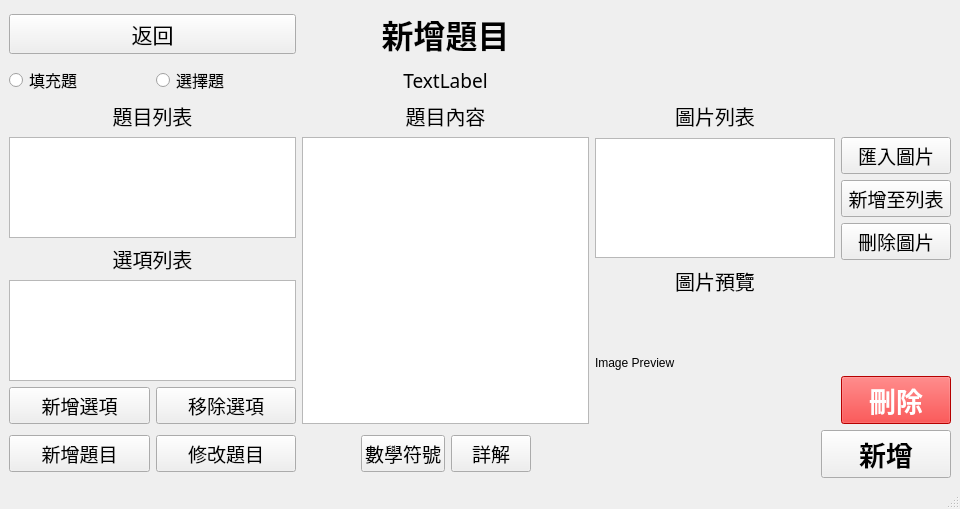
<?xml version="1.0" encoding="UTF-8"?>
<ui version="4.0">
 <class>MainWindow</class>
 <widget class="QMainWindow" name="MainWindow">
  <property name="geometry">
   <rect>
    <x>0</x>
    <y>0</y>
    <width>960</width>
    <height>509</height>
   </rect>
  </property>
  <property name="windowTitle">
   <string>MainWindow</string>
  </property>
  <widget class="QWidget" name="centralwidget">
   <layout class="QHBoxLayout" name="horizontalLayout">
    <item>
     <layout class="QGridLayout" name="gridLayout">
      <property name="sizeConstraint">
       <enum>QLayout::SetDefaultConstraint</enum>
      </property>
      <item row="3" column="0">
       <layout class="QHBoxLayout" name="horizontalLayout_3">
        <item>
         <widget class="QRadioButton" name="radioButton_FillingQuestion">
          <property name="font">
           <font>
            <family>微軟正黑體</family>
            <pointsize>12</pointsize>
           </font>
          </property>
          <property name="text">
           <string>填充題</string>
          </property>
         </widget>
        </item>
        <item>
         <widget class="QRadioButton" name="radioButton_SelectQuestion">
          <property name="font">
           <font>
            <family>微軟正黑體</family>
            <pointsize>12</pointsize>
           </font>
          </property>
          <property name="text">
           <string>選擇題</string>
          </property>
         </widget>
        </item>
       </layout>
      </item>
      <item row="1" column="0">
       <widget class="QPushButton" name="button_return">
        <property name="minimumSize">
         <size>
          <width>0</width>
          <height>30</height>
         </size>
        </property>
        <property name="font">
         <font>
          <family>微軟正黑體 Light</family>
          <pointsize>16</pointsize>
         </font>
        </property>
        <property name="text">
         <string>返回</string>
        </property>
       </widget>
      </item>
      <item row="3" column="1">
       <widget class="QLabel" name="label_question_level">
        <property name="font">
         <font>
          <family>微軟正黑體</family>
          <pointsize>14</pointsize>
         </font>
        </property>
        <property name="text">
         <string>TextLabel</string>
        </property>
        <property name="alignment">
         <set>Qt::AlignCenter</set>
        </property>
       </widget>
      </item>
      <item row="7" column="0">
       <layout class="QVBoxLayout" name="verticalLayout_4">
        <item>
         <widget class="QLabel" name="label_question_list">
          <property name="font">
           <font>
            <family>微軟正黑體</family>
            <pointsize>15</pointsize>
            <weight>50</weight>
            <bold>false</bold>
           </font>
          </property>
          <property name="text">
           <string>題目列表</string>
          </property>
          <property name="alignment">
           <set>Qt::AlignCenter</set>
          </property>
         </widget>
        </item>
        <item>
         <widget class="QListWidget" name="list_weight_question"/>
        </item>
        <item>
         <widget class="QLabel" name="label">
          <property name="font">
           <font>
            <family>微軟正黑體</family>
            <pointsize>15</pointsize>
           </font>
          </property>
          <property name="text">
           <string>選項列表</string>
          </property>
          <property name="alignment">
           <set>Qt::AlignCenter</set>
          </property>
         </widget>
        </item>
        <item>
         <widget class="QListWidget" name="list_widget_option"/>
        </item>
        <item>
         <layout class="QHBoxLayout" name="horizontalLayout_5">
          <item>
           <widget class="QPushButton" name="button_add_option">
            <property name="font">
             <font>
              <family>微軟正黑體</family>
              <pointsize>14</pointsize>
             </font>
            </property>
            <property name="text">
             <string>新增選項</string>
            </property>
           </widget>
          </item>
          <item>
           <widget class="QPushButton" name="button_remove_option">
            <property name="font">
             <font>
              <family>微軟正黑體</family>
              <pointsize>14</pointsize>
              <kerning>true</kerning>
             </font>
            </property>
            <property name="text">
             <string>移除選項</string>
            </property>
           </widget>
          </item>
         </layout>
        </item>
       </layout>
      </item>
      <item row="8" column="1">
       <layout class="QHBoxLayout" name="horizontalLayout_4">
        <item>
         <spacer name="horizontalSpacer">
          <property name="orientation">
           <enum>Qt::Horizontal</enum>
          </property>
          <property name="sizeHint" stdset="0">
           <size>
            <width>40</width>
            <height>20</height>
           </size>
          </property>
         </spacer>
        </item>
        <item>
         <widget class="QPushButton" name="button_symbol">
          <property name="font">
           <font>
            <family>微軟正黑體</family>
            <pointsize>14</pointsize>
           </font>
          </property>
          <property name="text">
           <string>數學符號</string>
          </property>
         </widget>
        </item>
        <item>
         <widget class="QPushButton" name="button_solution">
          <property name="font">
           <font>
            <family>微軟正黑體</family>
            <pointsize>14</pointsize>
           </font>
          </property>
          <property name="text">
           <string>詳解</string>
          </property>
         </widget>
        </item>
        <item>
         <spacer name="horizontalSpacer_2">
          <property name="orientation">
           <enum>Qt::Horizontal</enum>
          </property>
          <property name="sizeHint" stdset="0">
           <size>
            <width>40</width>
            <height>20</height>
           </size>
          </property>
         </spacer>
        </item>
       </layout>
      </item>
      <item row="7" column="1">
       <layout class="QVBoxLayout" name="verticalLayout_5">
        <item>
         <widget class="QLabel" name="label_3">
          <property name="font">
           <font>
            <family>微軟正黑體</family>
            <pointsize>15</pointsize>
           </font>
          </property>
          <property name="text">
           <string>題目內容</string>
          </property>
          <property name="alignment">
           <set>Qt::AlignCenter</set>
          </property>
         </widget>
        </item>
        <item>
         <widget class="QPlainTextEdit" name="text_edit_question"/>
        </item>
       </layout>
      </item>
      <item row="8" column="0">
       <layout class="QHBoxLayout" name="horizontalLayout_2">
        <item>
         <widget class="QPushButton" name="button_add_question_mode">
          <property name="font">
           <font>
            <family>微軟正黑體</family>
            <pointsize>14</pointsize>
           </font>
          </property>
          <property name="text">
           <string>新增題目</string>
          </property>
         </widget>
        </item>
        <item>
         <widget class="QPushButton" name="button_edit_question_mode">
          <property name="font">
           <font>
            <family>微軟正黑體</family>
            <pointsize>14</pointsize>
           </font>
          </property>
          <property name="text">
           <string>修改題目</string>
          </property>
         </widget>
        </item>
       </layout>
      </item>
      <item row="7" column="3">
       <layout class="QVBoxLayout" name="verticalLayout">
        <item>
         <layout class="QGridLayout" name="gridLayout_3">
          <item row="0" column="0">
           <widget class="QLabel" name="label_image_list">
            <property name="font">
             <font>
              <family>微軟正黑體</family>
              <pointsize>15</pointsize>
             </font>
            </property>
            <property name="text">
             <string>圖片列表</string>
            </property>
            <property name="alignment">
             <set>Qt::AlignCenter</set>
            </property>
           </widget>
          </item>
          <item row="4" column="1">
           <layout class="QVBoxLayout" name="verticalLayout_questionList">
            <item>
             <widget class="QPushButton" name="button_import_image">
              <property name="font">
               <font>
                <family>微軟正黑體</family>
                <pointsize>14</pointsize>
               </font>
              </property>
              <property name="text">
               <string>匯入圖片</string>
              </property>
             </widget>
            </item>
            <item>
             <widget class="QPushButton" name="button_addToList_image">
              <property name="font">
               <font>
                <family>微軟正黑體</family>
                <pointsize>14</pointsize>
               </font>
              </property>
              <property name="text">
               <string>新增至列表</string>
              </property>
             </widget>
            </item>
            <item>
             <widget class="QPushButton" name="button_delete_image">
              <property name="font">
               <font>
                <family>微軟正黑體</family>
                <pointsize>14</pointsize>
               </font>
              </property>
              <property name="text">
               <string>刪除圖片</string>
              </property>
             </widget>
            </item>
           </layout>
          </item>
          <item row="6" column="0">
           <widget class="QLabel" name="label_image_preview_text">
            <property name="sizePolicy">
             <sizepolicy hsizetype="Preferred" vsizetype="Fixed">
              <horstretch>0</horstretch>
              <verstretch>0</verstretch>
             </sizepolicy>
            </property>
            <property name="font">
             <font>
              <family>微軟正黑體</family>
              <pointsize>15</pointsize>
             </font>
            </property>
            <property name="text">
             <string>圖片預覽</string>
            </property>
            <property name="alignment">
             <set>Qt::AlignCenter</set>
            </property>
           </widget>
          </item>
          <item row="4" column="0">
           <widget class="QListWidget" name="list_weight_image">
            <property name="enabled">
             <bool>true</bool>
            </property>
            <property name="sizePolicy">
             <sizepolicy hsizetype="Expanding" vsizetype="Fixed">
              <horstretch>0</horstretch>
              <verstretch>0</verstretch>
             </sizepolicy>
            </property>
            <property name="minimumSize">
             <size>
              <width>240</width>
              <height>0</height>
             </size>
            </property>
            <property name="maximumSize">
             <size>
              <width>240</width>
              <height>120</height>
             </size>
            </property>
           </widget>
          </item>
          <item row="7" column="1">
           <layout class="QVBoxLayout" name="verticalLayout_3">
            <item>
             <spacer name="verticalSpacer">
              <property name="orientation">
               <enum>Qt::Vertical</enum>
              </property>
              <property name="sizeHint" stdset="0">
               <size>
                <width>20</width>
                <height>40</height>
               </size>
              </property>
             </spacer>
            </item>
            <item>
             <widget class="QPushButton" name="button_delete_question">
              <property name="sizePolicy">
               <sizepolicy hsizetype="Fixed" vsizetype="Maximum">
                <horstretch>0</horstretch>
                <verstretch>0</verstretch>
               </sizepolicy>
              </property>
              <property name="minimumSize">
               <size>
                <width>110</width>
                <height>0</height>
               </size>
              </property>
              <property name="maximumSize">
               <size>
                <width>120</width>
                <height>100</height>
               </size>
              </property>
              <property name="font">
               <font>
                <family>微軟正黑體</family>
                <pointsize>20</pointsize>
                <weight>75</weight>
                <bold>true</bold>
               </font>
              </property>
              <property name="contextMenuPolicy">
               <enum>Qt::DefaultContextMenu</enum>
              </property>
              <property name="acceptDrops">
               <bool>false</bool>
              </property>
              <property name="styleSheet">
               <string notr="true">:enabled { color: white; background-color: red } 
:disabled { color: black; background-color:gray }</string>
              </property>
              <property name="text">
               <string>刪除</string>
              </property>
             </widget>
            </item>
           </layout>
          </item>
          <item row="7" column="0">
           <widget class="QLabel" name="label_image_preview">
            <property name="sizePolicy">
             <sizepolicy hsizetype="Expanding" vsizetype="Expanding">
              <horstretch>0</horstretch>
              <verstretch>0</verstretch>
             </sizepolicy>
            </property>
            <property name="text">
             <string>Image Preview</string>
            </property>
            <property name="scaledContents">
             <bool>false</bool>
            </property>
           </widget>
          </item>
         </layout>
        </item>
       </layout>
      </item>
      <item row="1" column="1">
       <widget class="QLabel" name="label_add_edit_question">
        <property name="minimumSize">
         <size>
          <width>0</width>
          <height>50</height>
         </size>
        </property>
        <property name="font">
         <font>
          <family>微軟正黑體</family>
          <pointsize>24</pointsize>
          <weight>75</weight>
          <bold>true</bold>
         </font>
        </property>
        <property name="text">
         <string>新增題目</string>
        </property>
        <property name="alignment">
         <set>Qt::AlignCenter</set>
        </property>
       </widget>
      </item>
      <item row="8" column="3">
       <layout class="QHBoxLayout" name="horizontalLayout_11">
        <item>
         <spacer name="horizontalSpacer_3">
          <property name="orientation">
           <enum>Qt::Horizontal</enum>
          </property>
          <property name="sizeHint" stdset="0">
           <size>
            <width>40</width>
            <height>20</height>
           </size>
          </property>
         </spacer>
        </item>
        <item>
         <widget class="QPushButton" name="button_add_question">
          <property name="sizePolicy">
           <sizepolicy hsizetype="Fixed" vsizetype="Maximum">
            <horstretch>0</horstretch>
            <verstretch>0</verstretch>
           </sizepolicy>
          </property>
          <property name="minimumSize">
           <size>
            <width>130</width>
            <height>0</height>
           </size>
          </property>
          <property name="maximumSize">
           <size>
            <width>120</width>
            <height>100</height>
           </size>
          </property>
          <property name="font">
           <font>
            <family>微軟正黑體</family>
            <pointsize>20</pointsize>
            <weight>75</weight>
            <bold>true</bold>
           </font>
          </property>
          <property name="acceptDrops">
           <bool>false</bool>
          </property>
          <property name="text">
           <string>新增</string>
          </property>
         </widget>
        </item>
       </layout>
      </item>
     </layout>
    </item>
   </layout>
  </widget>
  <widget class="QStatusBar" name="statusbar"/>
 </widget>
 <resources/>
 <connections/>
</ui>
